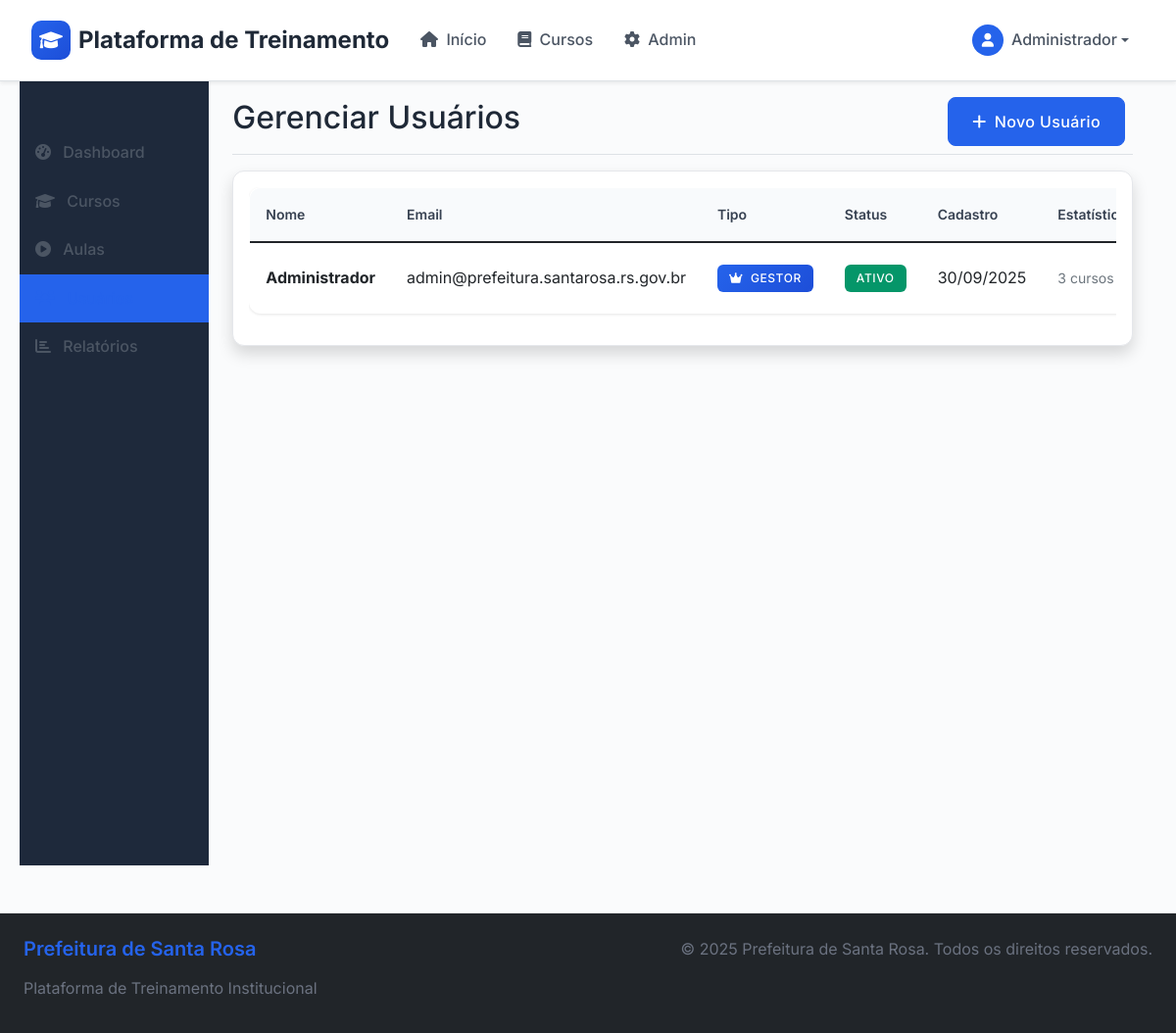
The app's page /admin/usuarios.php (signed in) with its own data.
### tables this page shows
CREATE TABLE usuarios (
    id INT AUTO_INCREMENT PRIMARY KEY,
    nome VARCHAR(100) NOT NULL,
    email VARCHAR(100) UNIQUE NOT NULL,
    senha VARCHAR(255) NOT NULL,
    tipo ENUM('gestor', 'colaborador') NOT NULL DEFAULT 'colaborador',
    ativo BOOLEAN DEFAULT TRUE,
    data_cadastro TIMESTAMP DEFAULT CURRENT_TIMESTAMP
);

### admin/usuarios.php (the view, shortened to what this page needs)
<?php
include '../includes/header.php';
$database = new Database();
$db = $database->getConnection();
$action = $_GET['action'] ?? 'list';
$usuarios = [];
if($action == 'list' && $db) {
    $query = "SELECT u.*,
              (SELECT COUNT(*) FROM cursos c WHERE c.gestor_id = u.id) as total_cursos,
              (SELECT COUNT(*) FROM progresso_usuarios pu WHERE pu.usuario_id = u.id) as total_progresso
              FROM usuarios u
              ORDER BY u.data_cadastro DESC";
    $stmt = $db->prepare($query);
    $stmt->execute();
    $usuarios = $stmt->fetchAll(PDO::FETCH_ASSOC);
}
?>
<div class="container-fluid">
    <div class="row">
        <nav class="col-md-3 col-lg-2 d-md-block admin-sidebar">
            <div class="position-sticky pt-3">
                <ul class="nav flex-column">
                    <li class="nav-item">
                        <a class="nav-link" href="index.php">
                            <i class="fas fa-tachometer-alt me-2"></i>
                            Dashboard
                        </a>
                    </li>
                    <li class="nav-item">
                        <a class="nav-link" href="cursos.php">
                            <i class="fas fa-graduation-cap me-2"></i>
                            Cursos
                        </a>
                    </li>
                    <li class="nav-item">
                        <a class="nav-link" href="aulas.php">
                            <i class="fas fa-play-circle me-2"></i>
                            Aulas
                        </a>
                    </li>
                    <li class="nav-item">
                        <a class="nav-link active" href="usuarios.php">
                            <i class="fas fa-users me-2"></i>
                        </a>
                    </li>
                    <li class="nav-item">
                        <a class="nav-link" href="relatorios.php">
                            <i class="fas fa-chart-bar me-2"></i>
                            Relatórios
                        </a>
                    </li>
                </ul>
            </div>
        </nav>
        <main class="col-md-9 ms-sm-auto col-lg-10 px-md-4">
            <div class="d-flex justify-content-between flex-wrap flex-md-nowrap align-items-center pt-3 pb-2 mb-3 border-bottom">
                <h1 class="h2">
                    <?php
                    echo $action == 'create' ? 'Criar Usuário' :
                         ($action == 'edit' ? 'Editar Usuário' : 'Gerenciar Usuários');
                    ?>
                </h1>
                <?php if($action == 'list'): ?>
                <div class="btn-toolbar mb-2 mb-md-0">
                    <div class="btn-group me-2">
                        <a href="usuarios.php?action=create" class="btn btn-primary">
                            <i class="fas fa-plus me-2"></i>Novo Usuário
                        </a>
                    </div>
                </div>
                <?php endif; ?>
            </div>
            <?php if($action == 'list'): ?>
            <div class="card shadow">
                <div class="card-body">
                    <?php if(empty($usuarios)): ?>
                    <div class="text-center py-5">
                        <i class="fas fa-users fa-3x text-muted mb-3"></i>
                        <h4 class="text-muted">Nenhum usuário cadastrado</h4>
                        <p class="text-muted">Comece criando o primeiro usuário.</p>
                        <a href="usuarios.php?action=create" class="btn btn-primary">
                            <i class="fas fa-plus me-2"></i>Criar Primeiro Usuário
                        </a>
                    </div>
                    <?php else: ?>
                    <div class="table-responsive">
                        <table class="table table-hover">
                            <thead>
                                <tr>
                                    <th>Nome</th>
                                    <th>Email</th>
                                    <th>Tipo</th>
                                    <th>Status</th>
                                    <th>Cadastro</th>
                                    <th>Estatísticas</th>
                                </tr>
                            </thead>
                            <tbody>
                                <?php foreach($usuarios as $user): ?>
                                <tr>
                                    <td>
                                        <strong><?php echo htmlspecialchars($user['nome']); ?></strong>
                                    </td>
                                    <td><?php echo htmlspecialchars($user['email']); ?></td>
                                    <td>
                                        <span class="badge bg-<?php echo $user['tipo'] == 'gestor' ? 'primary' : 'info'; ?>">
                                            <i class="fas fa-<?php echo $user['tipo'] == 'gestor' ? 'crown' : 'user'; ?> me-1"></i>
                                            <?php echo ucfirst($user['tipo']); ?>
                                        </span>
                                    </td>
                                    <td>
                                        <span class="badge bg-<?php echo $user['ativo'] ? 'success' : 'danger'; ?>">
                                            <?php echo $user['ativo'] ? 'Ativo' : 'Inativo'; ?>
                                        </span>
                                    </td>
                                    <td><?php echo date('d/m/Y', strtotime($user['data_cadastro'])); ?></td>
                                    <td>
                                        <small class="text-muted">
                                            <?php if($user['tipo'] == 'gestor'): ?>
                                                <?php echo $user['total_cursos']; ?> cursos
                                            <?php else: ?>
                                                <?php echo $user['total_progresso']; ?> aulas
                                            <?php endif; ?>
                                        </small>
                                    </td>
                                </tr>
                                <?php endforeach; ?>
                            </tbody>
                        </table>
                    </div>
                    <?php endif; ?>
                </div>
            </div>
            <?php endif; ?>
        </main>
    </div>
</div>
<?php include '../includes/footer.php'; ?>

### assets/css/style.css (style rules this page uses)
:root { --primary-color: #2563eb; --primary-dark: #1d4ed8; --secondary-color: #64748b; --success-color: #059669; --warning-color: #d97706; --danger-color: #dc2626; --info-color: #0891b2; --light-color: #f8fafc; --dark-color: #1e293b; --gray-50: #f9fafb; --gray-100: #f3f4f6; --gray-200: #e5e7eb; --gray-300: #d1d5db; --gray-400: #9ca3af; --gray-500: #6b7280; --gray-600: #4b5563; --gray-700: #374151; --gray-800: #1f2937; --gray-900: #111827; --shadow-sm: 0 1px 2px 0 rgb(0 0 0 / 0.05); --shadow: 0 1px 3px 0 rgb(0 0 0 / 0.1), 0 1px 2px -1px rgb(0 0 0 / 0.1); --shadow-md: 0 4px 6px -1px rgb(0 0 0 / 0.1), 0 2px 4px -2px rgb(0 0 0 / 0.1); --shadow-lg: 0 10px 15px -3px rgb(0 0 0 / 0.1), 0 4px 6px -4px rgb(0 0 0 / 0.1); --shadow-xl: 0 20px 25px -5px rgb(0 0 0 / 0.1), 0 8px 10px -6px rgb(0 0 0 / 0.1); --border-radius: 0.75rem; --border-radius-lg: 1rem; --border-radius-xl: 1.5rem; }
* { box-sizing: border-box; }
body { font-family: 'Inter', -apple-system, BlinkMacSystemFont, 'Segoe UI', Roboto, sans-serif; background: #fafbfc; min-height: 100vh; margin: 0; padding: 0; line-height: 1.6; color: var(--gray-800); }
.container, .container-fluid { max-width: 100%; padding-left: 1rem; padding-right: 1rem; }
@media (min-width: 576px) { .container, .container-fluid { padding-left: 1.5rem; padding-right: 1.5rem; } }
@media (min-width: 768px) { .container, .container-fluid { padding-left: 2rem; padding-right: 2rem; } }
.card { border: 1px solid #e5e7eb; border-radius: 12px; box-shadow: 0 1px 3px 0 rgba(0, 0, 0, 0.1); transition: all 0.2s ease; background: #ffffff; overflow: hidden; }
.btn { border-radius: 8px; font-weight: 500; padding: 0.75rem 1.5rem; transition: all 0.2s ease; border: 1px solid transparent; text-transform: none; letter-spacing: 0.025em; }
.btn-primary { background: var(--primary-color); color: white; border-color: var(--primary-color); }
.admin-sidebar { background-color: var(--dark-color); min-height: 100vh; padding: 2rem 0; }
.admin-sidebar .nav-link { color: #d1d5db; padding: 1rem 2rem; border-radius: 0; transition: all 0.3s ease; }
.admin-sidebar .nav-link:hover, .admin-sidebar .nav-link.active { background-color: var(--primary-color); color: white; }
.table { background-color: white; border-radius: 10px; overflow: hidden; box-shadow: 0 2px 4px rgba(0, 0, 0, 0.1); }
.table thead th { background-color: var(--primary-color); color: white; border: none; padding: 1rem; }
.table tbody td { padding: 1rem; vertical-align: middle; border-color: #e5e7eb; }
.badge { font-size: 0.8rem; padding: 0.5rem 1rem; border-radius: 20px; }
.fade-in-up { animation: fadeInUp 0.6s ease-out; }
.bg-primary { background: linear-gradient(135deg, var(--primary-color), var(--primary-dark)) !important; }
.bg-success { background: linear-gradient(135deg, var(--success-color), #059669) !important; }
.badge { font-weight: 600; padding: 0.5rem 0.75rem; border-radius: var(--border-radius); font-size: 0.75rem; text-transform: uppercase; letter-spacing: 0.05em; }
.table { background: #ffffff; border-radius: 12px; overflow: hidden; box-shadow: 0 1px 3px 0 rgba(0, 0, 0, 0.1); border: 1px solid #e5e7eb; }
.table thead th { background: #f8fafc; color: var(--gray-700); border: none; padding: 1rem; font-weight: 600; font-size: 0.875rem; border-bottom: 1px solid #e5e7eb; }
.table tbody td { padding: 1rem; vertical-align: middle; border-color: #e5e7eb; border-bottom: 1px solid #f1f5f9; }
.container-fluid { max-width: 100%; padding-left: 1rem; padding-right: 1rem; }
@media (min-width: 1200px) { .container-fluid { padding-left: 2rem; padding-right: 2rem; } }
.card { border: 1px solid #e5e7eb; border-radius: 12px; box-shadow: 0 1px 3px 0 rgba(0, 0, 0, 0.1); transition: all 0.2s ease; }
.badge { font-weight: 500; padding: 0.5rem 0.75rem; border-radius: 6px; font-size: 0.75rem; }
.nav-link { color: var(--gray-600) !important; font-weight: 500; padding: 0.75rem 1rem !important; border-radius: 8px; transition: all 0.2s ease; position: relative; }
.nav-link.active { color: var(--primary-color) !important; background: #f1f5f9; }

### records on screen
usuarios: nome "Administrador", email "admin@prefeitura.santarosa.rs.gov.br", tipo "GESTOR", ativo "ATIVO", data_cadastro "30/09/2025", total_cursos "3"

### other values on screen
$_SESSION['nome'] "Administrador"
